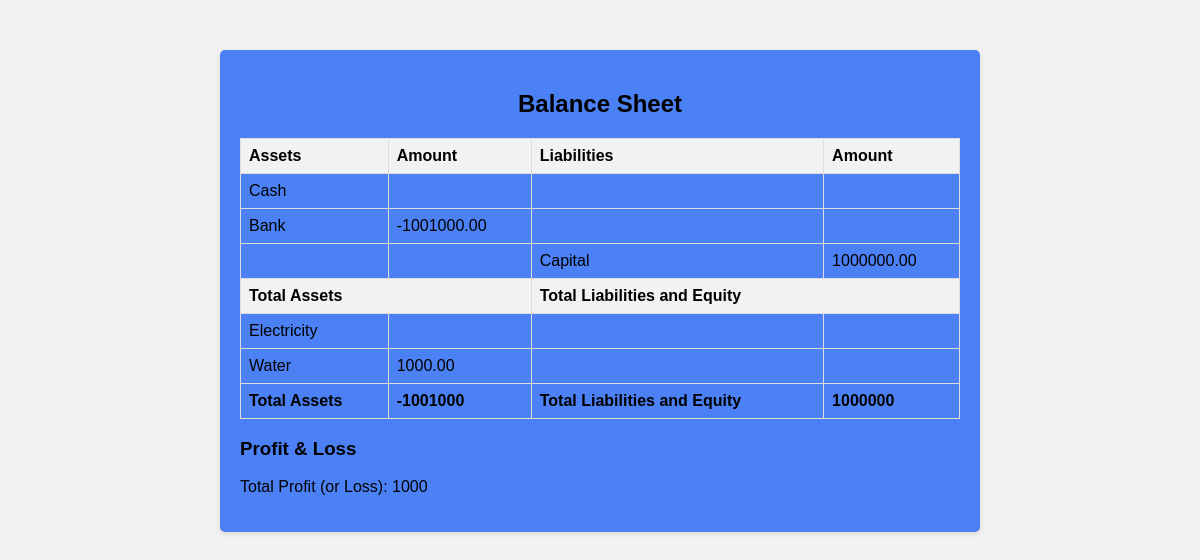
The page /pages/balance_sheet.php on the database its author committed.
### tables this page shows
CREATE TABLE `accounts` (
  `account_id` int(11) NOT NULL,
  `account_name` varchar(255) NOT NULL,
  `account_type` enum('asset','expense','equity','liability','income') NOT NULL
);

### pages/balance_sheet.php (the view, shortened to what this page needs)
<!DOCTYPE html>
<html>
<head>
    <link rel="stylesheet" type="text/css" href="./css/styles.css">
</head>
<body>
    <div class="content"  style="background-color:#4b81f5;">
        <h2>Balance Sheet</h2>
        <?php
        require_once './includes/connection.php';
        $sql_assets = "SELECT account_id, account_name FROM Accounts WHERE account_type = 'asset'";
        $sql_liabilities = "SELECT account_id, account_name FROM Accounts WHERE account_type = 'liability'";
        $sql_equity = "SELECT account_id, account_name FROM Accounts WHERE account_type = 'equity'";
        $sql_profit_loss = "SELECT account_id, account_name FROM Accounts WHERE account_type = 'income' OR account_type = 'expense'";
        $result_assets = $conn->query($sql_assets);
        $result_liabilities = $conn->query($sql_liabilities);
        $result_equity = $conn->query($sql_equity);
        $result_profit_loss = $conn->query($sql_profit_loss);
        $total_assets = 0;
        $total_liabilities = 0;
        $total_equity = 0;
        $total_profit_loss = 0;
        echo '<table>';
        echo '<tr><th>Assets</th><th>Amount</th><th>Liabilities</th><th>Amount</th></tr>';
        while ($row_assets = $result_assets->fetch_assoc()) {
            $account_id_assets = $row_assets['account_id'];
            $account_name_assets = $row_assets['account_name'];
            $sql_amount_assets = "SELECT SUM(debit_amount - credit_amount) as total_amount
                                  FROM JournalEntries
                                  WHERE account_id = $account_id_assets";
            $result_amount_assets = $conn->query($sql_amount_assets);
            $row_amount_assets = $result_amount_assets->fetch_assoc();
            $amount_assets = $row_amount_assets['total_amount'];
            $total_assets += $amount_assets;
            echo '<tr>';
            echo '<td>' . $account_name_assets . '</td>';
            echo '<td>' . $amount_assets . '</td>';
            if ($row_liabilities = $result_liabilities->fetch_assoc()) {
                $account_id_liabilities = $row_liabilities['account_id'];
                $account_name_liabilities = $row_liabilities['account_name'];
                $sql_amount_liabilities = "SELECT SUM(debit_amount - credit_amount) as total_amount
                                           FROM JournalEntries
                                           WHERE account_id = $account_id_liabilities";
                $result_amount_liabilities = $conn->query($sql_amount_liabilities);
                $row_amount_liabilities = $result_amount_liabilities->fetch_assoc();
                $amount_liabilities = $row_amount_liabilities['total_amount'];
                $total_liabilities += $amount_liabilities;
                echo '<td>' . $account_name_liabilities . '</td>';
                echo '<td>' . $amount_liabilities . '</td>';
            } else {
                echo '<td></td><td></td>';
            }
            echo '</tr>';
        }
        while ($row_equity = $result_equity->fetch_assoc()) {
            $account_id_equity = $row_equity['account_id'];
            $account_name_equity = $row_equity['account_name'];
            $sql_amount_equity = "SELECT SUM(debit_amount - credit_amount) as total_amount
                                  FROM JournalEntries
                                  WHERE account_id = $account_id_equity";
            $result_amount_equity = $conn->query($sql_amount_equity);
            $row_amount_equity = $result_amount_equity->fetch_assoc();
            $amount_equity = $row_amount_equity['total_amount'];
            $total_equity += $amount_equity;
            echo '<tr>';
            echo '<td></td><td></td>';
            echo '<td>' . $account_name_equity . '</td>';
            echo '<td>' . $amount_equity . '</td>';
            echo '</tr>';
        }
        echo '<tr><th colspan="2">Total Assets</th><th colspan="2">Total Liabilities and Equity</th></tr>';
        while ($row_profit_loss = $result_profit_loss->fetch_assoc()) {
            $account_id_profit_loss = $row_profit_loss['account_id'];
            $account_name_profit_loss = $row_profit_loss['account_name'];
            $sql_amount_profit_loss = "SELECT SUM(debit_amount - credit_amount) as total_amount
                                       FROM JournalEntries
                                       WHERE account_id = $account_id_profit_loss";
            $result_amount_profit_loss = $conn->query($sql_amount_profit_loss);
            $row_amount_profit_loss = $result_amount_profit_loss->fetch_assoc();
            $amount_profit_loss = $row_amount_profit_loss['total_amount'];
            $total_profit_loss += $amount_profit_loss;
            echo '<tr>';
            echo '<td>' . $account_name_profit_loss . '</td>';
            echo '<td>' . $amount_profit_loss . '</td>';
            echo '<td></td><td></td>';
            echo '</tr>';
        }
        $total_liabilities_and_equity = $total_liabilities + $total_equity;
        echo '<tr>';
        echo '<td><strong>Total Assets</strong></td>';
        echo '<td><strong>' . $total_assets . '</strong></td>';
        echo '<td><strong>Total Liabilities and Equity</strong></td>';
        echo '<td><strong>' . $total_liabilities_and_equity . '</strong></td>';
        echo '</tr>';
        echo '</table>';
        echo '<h3>Profit & Loss</h3>';
        echo '<p>Total Profit (or Loss): ' . $total_profit_loss . '</p>';
        ?>
    </div>
</body>
</html>

### pages/css/styles.css (style rules this page uses)
body { margin: 0; padding: 0; font-family: Arial, sans-serif; }
body { font-family: Arial, sans-serif; background-color: #f2f2f2; }
.content { max-width: 60%; margin: 0 auto; padding: 20px; margin-top: 50px; background-color: #ffffff; border-radius: 5px; box-shadow: 0 2px 5px rgba(0, 0, 0, 0.1); }
h2 { text-align: center; }
table { width: 100%; border-collapse: collapse; margin-top: 20px; }
th, td { border: 1px solid #ddd; padding: 8px; text-align: left; }
th { background-color: #f2f2f2; }

### rows shown on the page
accounts: account_name "Cash"
accounts: account_name "Bank", amount_assets "-1001000.00"
accounts: account_name "Capital", amount_equity "1000000.00"
accounts: account_name "Electricity"
accounts: account_name "Water", amount_profit_loss "1000.00"

### other values the page prints
$total_assets "-1001000"
$total_liabilities_and_equity "1000000"
$total_profit_loss "1000"
